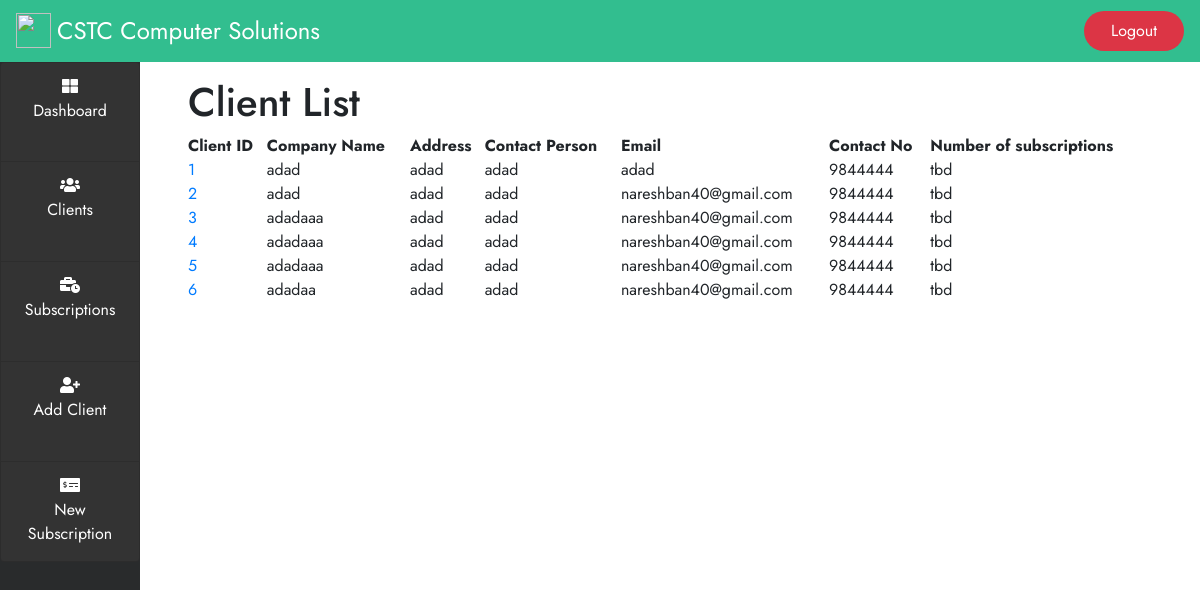
/customers (signed in), run on an earlier commit of the app's database.
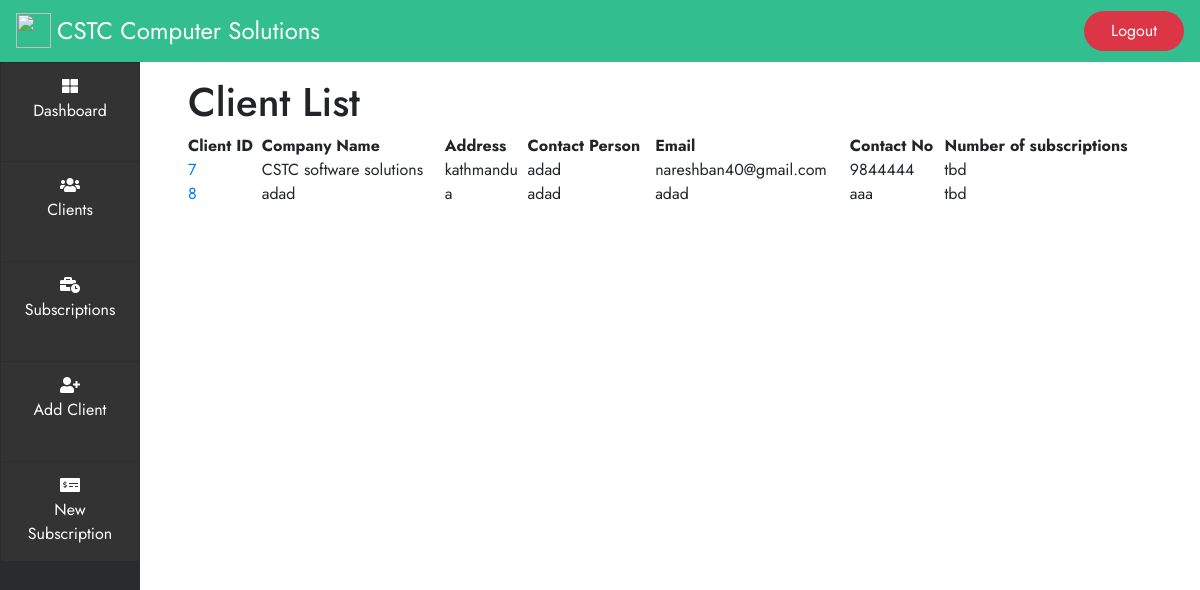
And on a later commit of the database.
### customer/models.py (models this page shows, shortened)
class Customer(models.Model):
    Name = models.CharField(max_length=250)
    Address1 = models.CharField(max_length=150)
    Address2 = models.CharField(max_length=150, blank=True)
    City= models.CharField(max_length=100)
    District = models.CharField(max_length=20)
    Zone = models.CharField(max_length=100)
    PhoneNo= models.CharField(max_length=15)
    Email = models.CharField(max_length=100)
    Website = models.CharField(max_length=100, blank=True)
    Contact_Person= models.CharField(max_length=100)
    Contact_Person_MobileNo= models.CharField(max_length=15)
    Contact_Person_Email= models.CharField(max_length=100)

### customer/views.py (the view)
# urls.py: path('customers', views.customers_list, name='customers'),
@login_required(login_url='index')
def customers_list(request):
    obj = Customer.objects.all()
    context ={
        'customers':obj,
    }
    return render(request,'customers.html',context)

### customer/Templates/customers.html (shortened to what this page needs)
{% extends "base.html" %}
{% block content %}
<div class="col-lg px-5 py-3 tablecontent">
    <h1>Client List</h1>
    <table id="datatable" class="display" style="width:100%">
        <thead>
            <tr>
                <th>Client ID</th>
                <th>Company Name</th>
                <th>Address</th>
                <th>Contact Person</th>
                <th>Email</th>
                <th>Contact No</th>
                <th>Number of subscriptions</th>
            </tr>
        </thead>
        <tbody>
        {% for customer in customers %}
            <tr>
                <td><a href="{%url 'customerdetail' customer.id %}">{{ customer.id }}</a></td>
                <td>{{ customer.Name  }}</td>
                <td>{{ customer.City }}</td>
                <td>{{ customer.Contact_Person }}</td>
                <td>{{ customer.Email }}</td>
                <td>{{ customer.Contact_Person_MobileNo }}</td>
                <td>tbd</td>
            </tr>
        {% endfor %}
        </tbody>
</table>
</div>
{% endblock content %}

What changed in the data, as far as the page shows it:
removed Customer: id "1", Name "adad", City "adad", Contact_Person "adad", Email "adad", Contact_Person_MobileNo "9844444"
removed Customer: id "2", Name "adad", City "adad", Contact_Person "adad", Email "nareshban40@gmail.com", Contact_Person_MobileNo "9844444"
removed Customer: id "3", Name "adadaaa", City "adad", Contact_Person "adad", Email "nareshban40@gmail.com", Contact_Person_MobileNo "9844444"
removed Customer: id "4", Name "adadaaa", City "adad", Contact_Person "adad", Email "nareshban40@gmail.com", Contact_Person_MobileNo "9844444"
removed Customer: id "5", Name "adadaaa", City "adad", Contact_Person "adad", Email "nareshban40@gmail.com", Contact_Person_MobileNo "9844444"
removed Customer: id "6", Name "adadaa", City "adad", Contact_Person "adad", Email "nareshban40@gmail.com", Contact_Person_MobileNo "9844444"
added Customer: id "7", Name "CSTC software solutions", City "kathmandu", Contact_Person "adad", Email "nareshban40@gmail.com", Contact_Person_MobileNo "9844444"
added Customer: id "8", Name "adad", City "a", Contact_Person "adad", Email "adad", Contact_Person_MobileNo "aaa"
